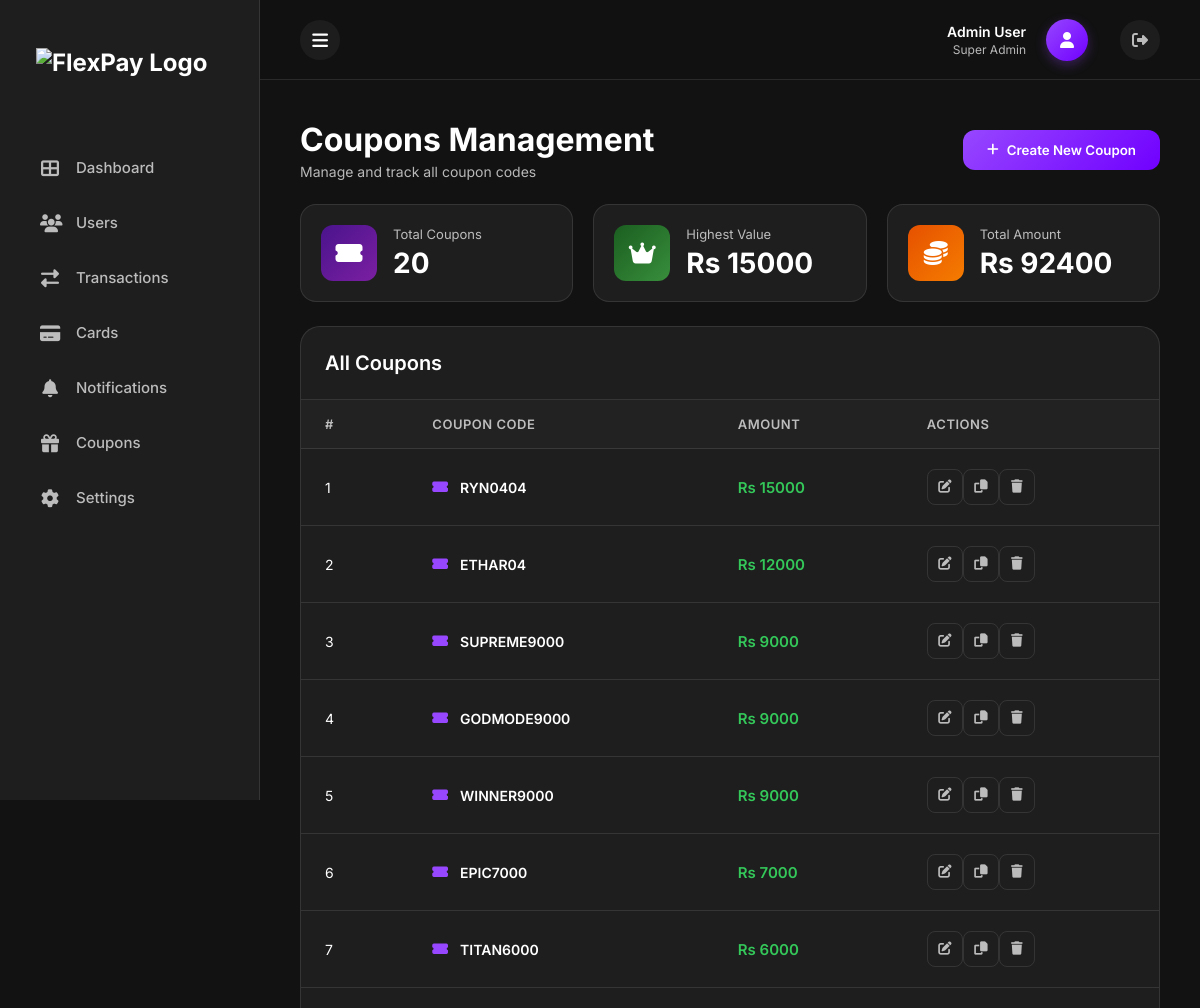
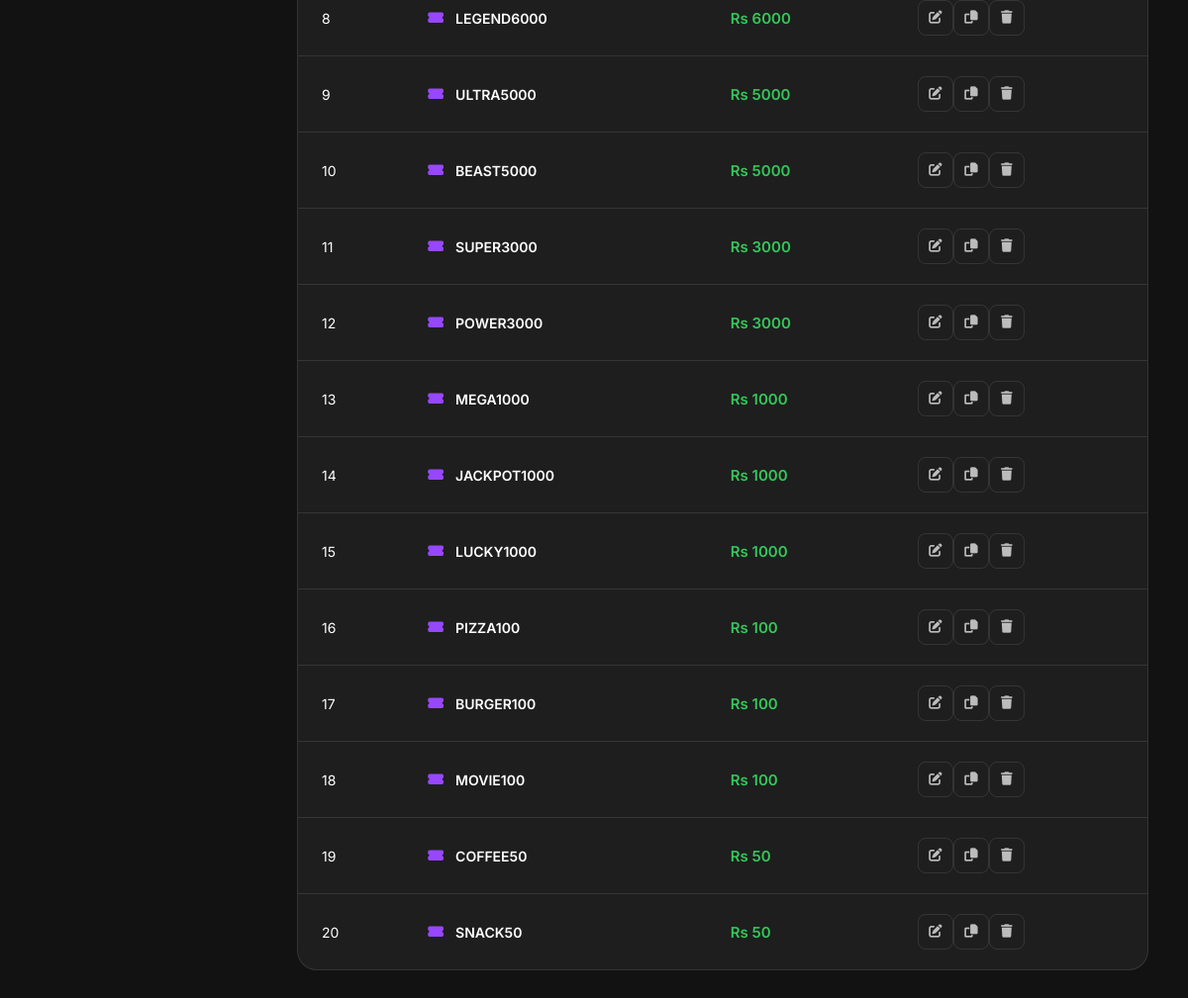
/admin/coupons (signed in), run on the app's committed database (2 pictures, top to bottom).
### tables this page shows
CREATE TABLE coupons (id INTEGER PRIMARY KEY AUTOINCREMENT, coupon_code TEXT UNIQUE NOT NULL, amount REAL NOT NULL);

### app/admin/routes.py (the view)
@admin_bp.route('/coupons')
@login_required
def coupons():
    all_coupons = db.execute("SELECT * FROM coupons ORDER BY amount DESC")
    total_coupons = len(all_coupons)
    highest_value = all_coupons[0]['amount'] if all_coupons else 0
    total_amount = sum(coupon['amount'] for coupon in all_coupons)
    return render_template('admin/coupons.html',
                         coupons=all_coupons,
                         total_coupons=total_coupons,
                         highest_value=highest_value,
                         total_amount=total_amount)

### app/admin/routes.py (called while the page is built)
def login_required(f):
    @wraps(f)
    def decorated_function(*args, **kwargs):
        if 'admin_id' not in session:
            return redirect(url_for('admin.login'))
        return f(*args, **kwargs)
    return decorated_function

### app/admin/templates/admin/coupons.html (shortened to what this page needs)
{% extends 'admin/base.html' %}
{% block content %}
<div class="coupons-container">
    <div class="page-header">
        <div class="header-left">
            <h1>Coupons Management</h1>
            <p class="subtitle">Manage and track all coupon codes</p>
        </div>
        <button class="btn-primary" onclick="openAddCouponModal()">
            <i class="fas fa-plus"></i>
            Create New Coupon
        </button>
    </div>
    <div class="stats-grid">
        <div class="stat-card">
            <div class="stat-icon" style="background: linear-gradient(135deg, #4a148c, #7b1fa2);">
                <i class="fas fa-ticket-alt"></i>
            </div>
            <div class="stat-info">
                <span class="stat-label">Total Coupons</span>
                <span class="stat-value">{{ total_coupons }}</span>
            </div>
        </div>
        <div class="stat-card">
            <div class="stat-icon" style="background: linear-gradient(135deg, #1b5e20, #388e3c);">
                <i class="fas fa-crown"></i>
            </div>
            <div class="stat-info">
                <span class="stat-label">Highest Value</span>
                <span class="stat-value">Rs {{ highest_value|int }}</span>
            </div>
        </div>
        <div class="stat-card">
            <div class="stat-icon" style="background: linear-gradient(135deg, #e65100, #f57c00);">
                <i class="fas fa-coins"></i>
            </div>
            <div class="stat-info">
                <span class="stat-label">Total Amount</span>
                <span class="stat-value">Rs {{ total_amount|int }}</span>
            </div>
        </div>
    </div>
    <div class="table-card">
        <div class="table-header">
            <h2>All Coupons</h2>
        </div>
        <div class="table-wrapper">
            <table class="coupons-table">
                <thead>
                    <tr>
                        <th>#</th>
                        <th>Coupon Code</th>
                        <th>Amount</th>
                        <th>Actions</th>
                    </tr>
                </thead>
                <tbody>
                    {% for coupon in coupons %}
                    <tr>
                        <td>{{ loop.index }}</td>
                        <td>
                            <div class="coupon-code">
                                <i class="fas fa-ticket-alt"></i>
                                <span>{{ coupon.coupon_code }}</span>
                            </div>
                        </td>
                        <td><span class="amount">Rs {{ coupon.amount|int }}</span></td>
                        <td>
                            <div class="action-buttons">
                                <button class="btn-icon" title="Edit"
                                    onclick="editCoupon({{ coupon.id }}, '{{ coupon.coupon_code }}', {{ coupon.amount }})">
                                    <i class="fas fa-edit"></i>
                                </button>
                                <button class="btn-icon" title="Copy Code"
                                    onclick="copyCouponCode('{{ coupon.coupon_code }}')">
                                    <i class="fas fa-copy"></i>
                                </button>
                                <button class="btn-icon danger" title="Delete"
                                    onclick="deleteCoupon({{ coupon.id }}, '{{ coupon.coupon_code }}')">
                                    <i class="fas fa-trash"></i>
                                </button>
                            </div>
                        </td>
                    </tr>
                    {% endfor %}
                </tbody>
            </table>
        </div>
    </div>
</div>
{% endblock %}

### app/admin/templates/admin/base.html (shortened to what this page needs)
<!DOCTYPE html>
<html lang="en">
<head>
    <link href="https://cdnjs.cloudflare.com/ajax/libs/font-awesome/6.4.0/css/all.min.css" rel="stylesheet">
</head>
<body hx-boost="true">
    <aside class="sidebar">
        <div class="logo">
            <img src="/admin/static/admin/logo-white.png" alt="FlexPay Logo">
        </div>
        <nav class="nav-links">
            <a href="/admin/dashboard" class="nav-item {% if request.path == '/admin/dashboard' %}active{% endif %}">
                <i class="fas fa-th-large"></i>
                Dashboard
            </a>
            <a href="/admin/users" class="nav-item {% if request.path == '/admin/users' %}active{% endif %}">
                <i class="fas fa-users"></i>
                Users
            </a>
            <a href="/admin/transactions"
                class="nav-item {% if request.path == '/admin/transactions' %}active{% endif %}">
                <i class="fas fa-exchange-alt"></i>
                Transactions
            </a>
            <a href="/admin/cards" class="nav-item {% if request.path == '/admin/cards' %}active{% endif %}">
                <i class="fas fa-credit-card"></i>
                Cards
            </a>
            <a href="/admin/notifications"
                class="nav-item {% if request.path == '/admin/notifications' %}active{% endif %}">
                <i class="fas fa-bell"></i>
                Notifications
            </a>
            <a href="/admin/coupons" class="nav-item">
                <i class="fas fa-gift"></i>
                Coupons
            </a>
            <a href="/admin/settings" class="nav-item">
                <i class="fas fa-cog"></i>
                Settings
            </a>
        </nav>
    </aside>
    <div class="main-content">
        <header class="top-bar">
            <button class="menu-toggle" onclick="toggleSidebar()">
                <i class="fas fa-bars"></i>
            </button>
            <div class="user-menu">
                <div class="user-info">
                    <div class="user-name">Admin User</div>
                    <div class="user-role">Super Admin</div>
                </div>
                <div class="user-avatar">
                    <i class="fas fa-user"></i>
                </div>
                <a href="/admin/logout" class="logout-btn" title="Logout" hx-boost="false">
                    <i class="fas fa-sign-out-alt"></i>
                </a>
            </div>
        </header>
        <div class="content-wrapper">
            {% block content %}{% endblock %}
        </div>
    </div>
</body>
</html>

### app/admin/templates/admin/base.html (style rules this page uses)
:root { --bg-color: #121212; --sidebar-bg: #1E1E1E; --text-color: #FFFFFF; --text-secondary: rgba(255, 255, 255, 0.7); --primary-color: #9747ff; --accent-color: #d4f3fdff; --danger-color: #FF453A; --card-bg: #1E1E1E; --border-color: rgba(255, 255, 255, 0.1); --hover-bg: rgba(151, 71, 255, 0.1); }
* { margin: 0; padding: 0; box-sizing: border-box; font-family: 'Inter', sans-serif; }
body { background-color: var(--bg-color); color: var(--text-color); display: flex; min-height: 100vh; }
.sidebar { width: 260px; background-color: var(--sidebar-bg); border-right: 1px solid var(--border-color); display: flex; flex-direction: column; padding: 24px; position: fixed; height: 100vh; left: 0; top: 0; z-index: 1000; transition: transform 0.3s ease; }
.logo { margin-top: 24px; font-size: 24px; font-weight: 700; color: var(--text-color); margin-bottom: 40px; display: flex; align-items: center; gap: 12px; padding-left: 12px; }
.logo img { height: 56px; object-fit: contain; }
.nav-links { display: flex; flex-direction: column; gap: 8px; flex: 1; }
.nav-item { display: flex; align-items: center; gap: 16px; padding: 14px 16px; color: var(--text-secondary); text-decoration: none; border-radius: 12px; transition: all 0.2s ease; font-size: 15px; font-weight: 500; }
.nav-item i { width: 20px; text-align: center; font-size: 18px; }
.main-content { flex: 1; margin-left: 260px; display: flex; flex-direction: column; width: calc(100% - 260px); transition: margin-left 0.3s ease, width 0.3s ease; }
.top-bar { height: 80px; display: flex; align-items: center; justify-content: space-between; padding: 0 40px; border-bottom: 1px solid var(--border-color); background-color: rgba(18, 18, 18, 0.8); backdrop-filter: blur(10px); position: sticky; top: 0; z-index: 100; }
.menu-toggle { width: 40px; height: 40px; border-radius: 50%; display: flex; align-items: center; justify-content: center; color: var(--text-color); background-color: rgba(255, 255, 255, 0.05); border: none; cursor: pointer; transition: all 0.2s; font-size: 18px; }
.user-menu { display: flex; align-items: center; gap: 20px; }
.user-info { text-align: right; }
.user-name { font-size: 14px; font-weight: 600; color: var(--text-color); margin-bottom: 2px; }
.user-role { font-size: 12px; color: var(--text-secondary); }
.user-avatar { width: 42px; height: 42px; border-radius: 50%; background: linear-gradient(135deg, var(--primary-color), #7000ff); display: flex; align-items: center; justify-content: center; color: white; font-weight: 600; font-size: 16px; box-shadow: 0 4px 12px rgba(151, 71, 255, 0.3); }
.logout-btn { margin-left: 12px; width: 40px; height: 40px; border-radius: 50%; display: flex; align-items: center; justify-content: center; color: var(--text-secondary); text-decoration: none; transition: all 0.2s; background-color: rgba(255, 255, 255, 0.05); }
.content-wrapper { padding: 40px; flex: 1; }
h1 { font-size: 28px; font-weight: 700; margin-bottom: 24px; color: var(--text-color); }
h2 { font-size: 22px; font-weight: 600; margin-bottom: 16px; color: var(--text-color); }

### data on the page
coupons: amount "15000", coupon_code "RYN0404"
coupons: coupon_code "ETHAR04", amount "12000"
coupons: coupon_code "SUPREME9000", amount "9000"
coupons: coupon_code "GODMODE9000", amount "9000"
coupons: coupon_code "WINNER9000", amount "9000"
coupons: coupon_code "EPIC7000", amount "7000"
coupons: coupon_code "TITAN6000", amount "6000"
coupons: coupon_code "LEGEND6000", amount "6000"
coupons: coupon_code "ULTRA5000", amount "5000"
coupons: coupon_code "BEAST5000", amount "5000"
coupons: coupon_code "SUPER3000", amount "3000"
coupons: coupon_code "POWER3000", amount "3000"
coupons: coupon_code "MEGA1000", amount "1000"
coupons: coupon_code "JACKPOT1000", amount "1000"
coupons: coupon_code "LUCKY1000", amount "1000"
coupons: coupon_code "PIZZA100", amount "100"
coupons: coupon_code "BURGER100", amount "100"
coupons: coupon_code "MOVIE100", amount "100"
coupons: coupon_code "COFFEE50", amount "50"
coupons: coupon_code "SNACK50", amount "50"

### other printed values
{{ total_coupons }} "20"
{{ total_amount|int }} "92400"
